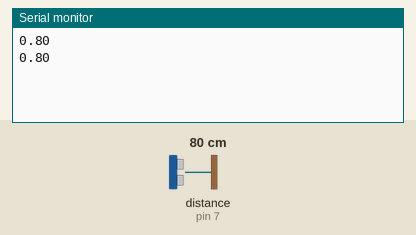
Recording of a sketch running on a simulated Arduino Uno, built with avr-gcc and run on an emulated ATmega328P. On the bench: the last lines printed to the serial monitor. Wiring (inferred from the names in the program): ultrasonic range finder: trigger pin 8; echo pin 7. Inputs (shaded band) come from the test bench; at power-on: distance to the obstacle (sensor on pin 7) 80 cm. The echo pulse lasts 58.3 µs per cm.

Above: at 1.3 s.
1.4 s: distance to the obstacle (sensor on pin 7) set to 2 cm
At 1.9 s:
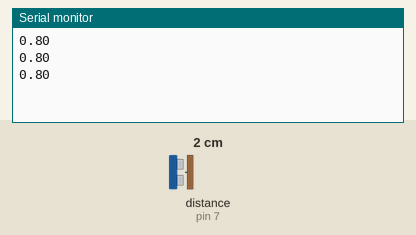
2.9 s: distance to the obstacle (sensor on pin 7) set to 4 cm
At 3.4 s:
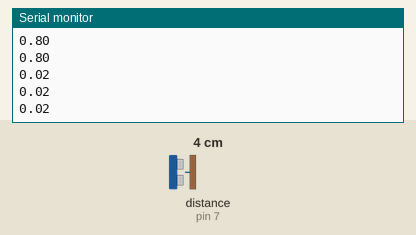
Timing chart, 0 to 5.9 s (numbered marks = the images above; inputs shaded):
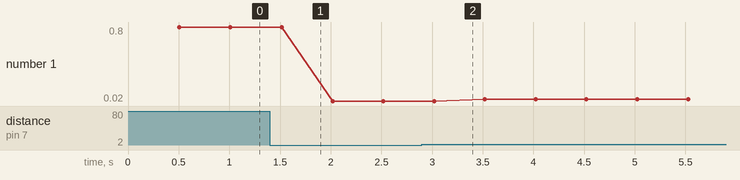

Measured:
- plotted number 1: 0.8 → 0.02 after the input at 1.4 s, 0.02 → 0.04 after the input at 2.9 s

The sketch:

sketch_jan26a.ino
```cpp
const int echo_pin = 7;
const int trig_pin = 8;
void setup() {
  Serial.begin(9600);
  pinMode(echo_pin, INPUT);
  pinMode(trig_pin, OUTPUT);

}

void loop() {
  double period, distance;
  digitalWrite(trig_pin, LOW);
  delayMicroseconds(2);
  digitalWrite(trig_pin, HIGH);
  delayMicroseconds(10);
  digitalWrite(trig_pin, LOW);
  period = pulseIn(echo_pin, HIGH);
  distance = (period / 2) / 29.1;
  distance = distance / 100; //to convert cm to m
  delay(500);
  Serial.println(distance);

}
```
